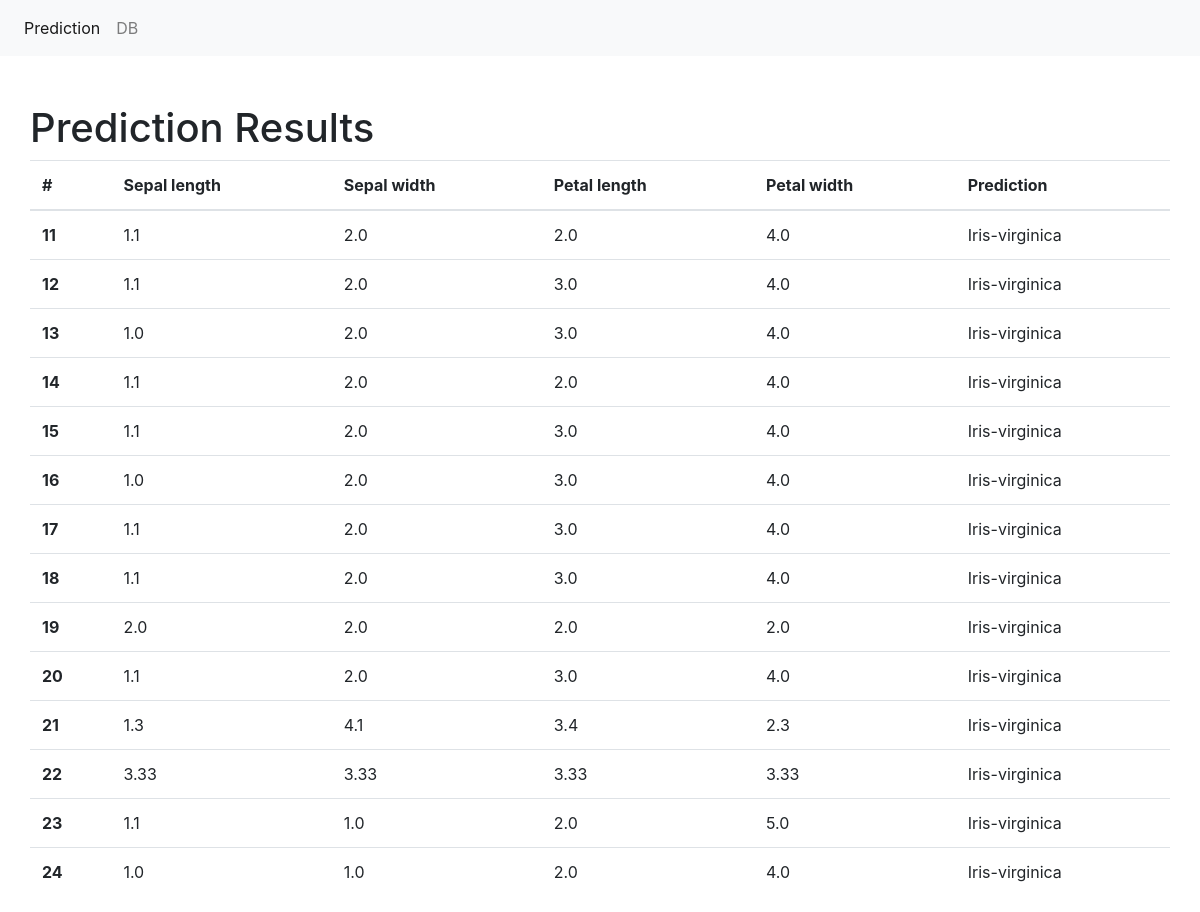
Before: /results/ with the older database file.
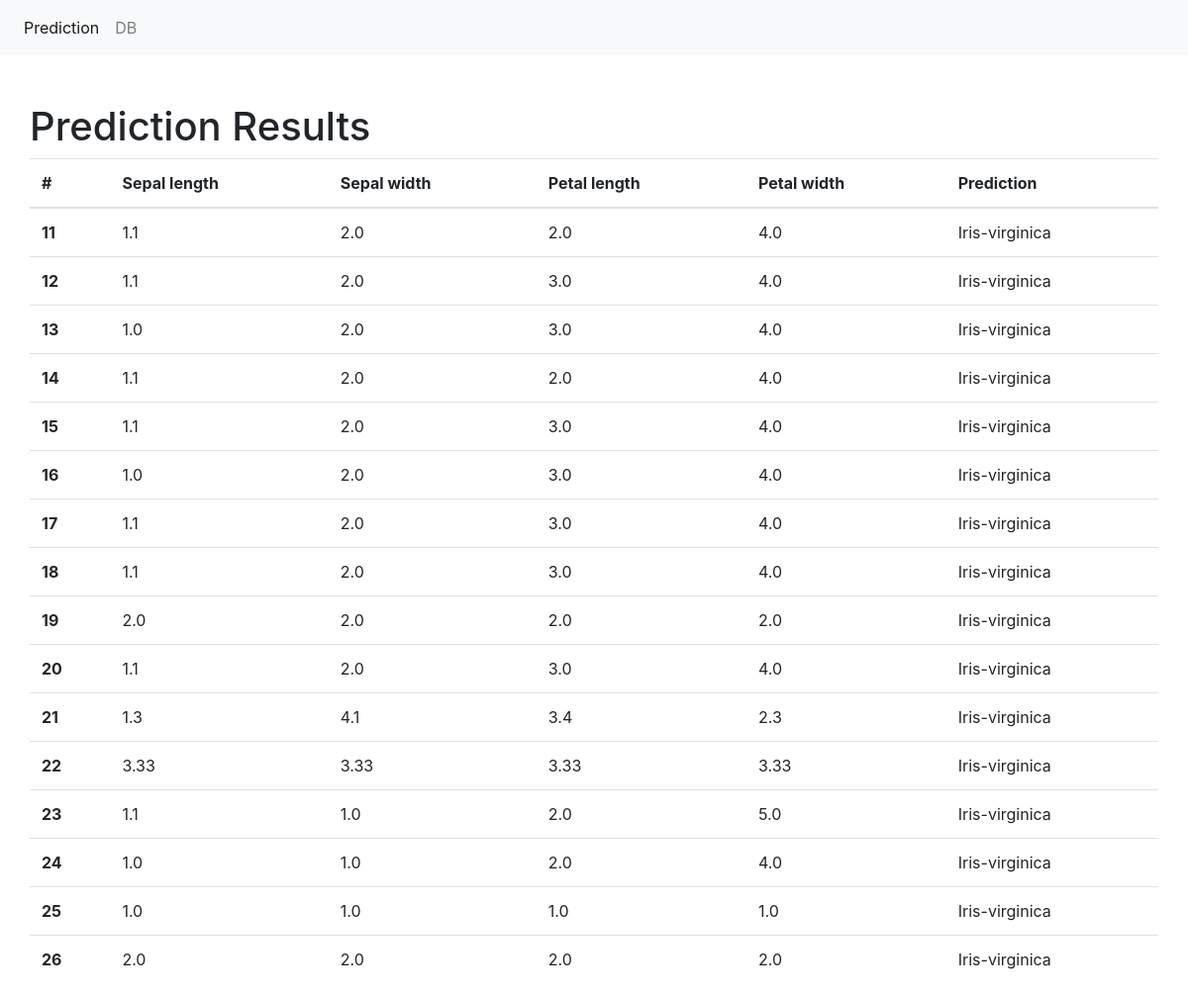
After: the same page with the newer database file.
### predict/models.py (models this page shows, shortened)
class PredResults(models.Model):
    sepal_length = models.FloatField()
    sepal_width = models.FloatField()
    petal_length = models.FloatField()
    petal_width = models.FloatField()
    classification = models.CharField(max_length=30)

### predict/views.py (the view)
# urls.py: path('results/', views.view_results, name='results'),
def view_results(request):
    data = {"dataset": PredResults.objects.all()}
    return render(request, "results.html", data)

### templates/results.html
{% extends "base.html" %}
{% block main %}
    <div class="container pt-5">
        <div class="row">
        <h1>Prediction Results</h1>
            <table class="table">
                <thead>
                <tr>
                <th scope="col">#</th>
                <th scope="col">Sepal length</th>
                <th scope="col">Sepal width</th>
                <th scope="col">Petal length</th>
                <th scope="col">Petal width</th>
                <th scope="col">Prediction</th>
                </tr>
                </thead>
                <tbody>
                {% for data in dataset %}
                    <tr>
                    <th scope="row">{{ data.id }}</th>
                    <td>{{ data.sepal_length }}</td>
                    <td>{{ data.sepal_width }}</td>
                    <td>{{ data.petal_length }}</td>
                    <td>{{ data.petal_width }}</td>
                    <td>{{ data.classification }}</td>
                    </tr>
                {% endfor %}
                </tbody>
            </table>
        </div>
    </div>
{% endblock %}

### templates/base.html (shortened to what this page needs)
<!doctype html>
<html lang="en">
    <head>
    <link rel="stylesheet" href="https://stackpath.bootstrapcdn.com/bootstrap/4.4.1/css/bootstrap.min.css">
    </head>
    <body>
    <nav class="navbar navbar-expand-lg navbar-light bg-light">
        <div class="collapse navbar-collapse" id="navbarSupportedContent">
            <ul class="navbar-nav mr-auto">
                <li class="nav-item active">
                    <a class="nav-link" href="/">Prediction <span class="sr-only">(current)</span></a>
                </li>
                <li class="nav-item">
                    <a class="nav-link" href="/results">DB</a>
                </li>
            </ul>
        </div>
    </nav>
    {% block main %}
    {% endblock %}
    </body>
</html>

Changed rows visible on the page:
added PredResults: id "25", sepal_length "1.0", sepal_width "1.0", petal_length "1.0", petal_width "1.0", classification "Iris-virginica"
added PredResults: id "26", sepal_length "2.0", sepal_width "2.0", petal_length "2.0", petal_width "2.0", classification "Iris-virginica"
